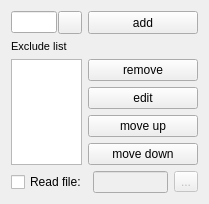
             <widget class="QWidget" name="exclude_user">
              <property name="geometry">
               <rect>
                <x>0</x>
                <y>0</y>
                <width>209</width>
                <height>203</height>
               </rect>
              </property>
              <attribute name="label">
               <string>User Defined</string>
              </attribute>
              <layout class="QGridLayout" name="gridLayout_6">
               <item row="0" column="0">
                <layout class="QHBoxLayout" name="horizontalLayout_4">
                 <property name="spacing">
                  <number>1</number>
                 </property>
                 <item>
                  <widget class="QLineEdit" name="lineEdit_excludeAdd">
                   <property name="font">
                    <font>
                     <weight>50</weight>
                     <bold>false</bold>
                    </font>
                   </property>
                   <property name="toolTip">
                    <string>Enter here file, folder or pattern and then press the &quot;add&quot; button to add it to the exclude list
* - matches any non-empty component (it stops at slashes)
** - matches anything, including slashes
? - matches any character except a slash
trailing dir_name/*** - matches both the directory &amp; everything in it
starting / - pattern is anchored to a particular spot in the hierarchy of the transfer (normaly this is the &quot;source&quot;)
trailing / - only directory is matched, not regular files, symlinks or devices</string>
                   </property>
                  </widget>
                 </item>
                 <item>
                  <widget class="QToolButton" name="toolButton_excludeAddPattern">
                   <property name="font">
                    <font>
                     <weight>50</weight>
                     <bold>false</bold>
                    </font>
                   </property>
                   <property name="cursor">
                    <cursorShape>PointingHandCursor</cursorShape>
                   </property>
                   <property name="toolTip">
                    <string>launch the pattern editor</string>
                   </property>
                   <property name="text">
                    <string/>
                   </property>
                   <property name="icon">
                    <iconset resource="../resources/luckybackup.qrc">
                     <normaloff>:/luckyPrefix/pattern.png</normaloff>:/luckyPrefix/pattern.png</iconset>
                   </property>
                  </widget>
                 </item>
                </layout>
               </item>
               <item row="0" column="1">
                <widget class="QPushButton" name="pushButton_excludeAdd">
                 <property name="sizePolicy">
                  <sizepolicy hsizetype="Minimum" vsizetype="Minimum">
                   <horstretch>0</horstretch>
                   <verstretch>0</verstretch>
                  </sizepolicy>
                 </property>
                 <property name="minimumSize">
                  <size>
                   <width>110</width>
                   <height>0</height>
                  </size>
                 </property>
                 <property name="maximumSize">
                  <size>
                   <width>16777215</width>
                   <height>16777215</height>
                  </size>
                 </property>
                 <property name="font">
                  <font>
                   <weight>50</weight>
                   <bold>false</bold>
                  </font>
                 </property>
                 <property name="cursor">
                  <cursorShape>PointingHandCursor</cursorShape>
                 </property>
                 <property name="toolTip">
                  <string>Add exclusion as entered in the next field</string>
                 </property>
                 <property name="text">
                  <string>add</string>
                 </property>
                 <property name="icon">
                  <iconset resource="../resources/luckybackup.qrc">
                   <normaloff>:/luckyPrefix/add.png</normaloff>:/luckyPrefix/add.png</iconset>
                 </property>
                </widget>
               </item>
               <item row="1" column="0">
                <widget class="QLabel" name="label_excludelist">
                 <property name="font">
                  <font>
                   <pointsize>8</pointsize>
                   <weight>50</weight>
                   <bold>false</bold>
                  </font>
                 </property>
                 <property name="text">
                  <string>Exclude list</string>
                 </property>
                 <property name="alignment">
                  <set>Qt::AlignLeading|Qt::AlignLeft|Qt::AlignVCenter</set>
                 </property>
                </widget>
               </item>
               <item row="2" column="0" rowspan="5">
                <widget class="QListWidget" name="listWidget_exclude">
                 <property name="sizePolicy">
                  <sizepolicy hsizetype="Expanding" vsizetype="Expanding">
                   <horstretch>0</horstretch>
                   <verstretch>0</verstretch>
                  </sizepolicy>
                 </property>
                 <property name="minimumSize">
                  <size>
                   <width>0</width>
                   <height>100</height>
                  </size>
                 </property>
                 <property name="font">
                  <font>
                   <weight>50</weight>
                   <bold>false</bold>
                  </font>
                 </property>
                 <property name="cursor" stdset="0">
                  <cursorShape>PointingHandCursor</cursorShape>
                 </property>
                 <property name="toolTip">
                  <string>Exclude list</string>
                 </property>
                </widget>
               </item>
               <item row="2" column="1">
                <widget class="QPushButton" name="pushButton_excludeRemove">
                 <property name="sizePolicy">
                  <sizepolicy hsizetype="Minimum" vsizetype="Minimum">
                   <horstretch>0</horstretch>
                   <verstretch>0</verstretch>
                  </sizepolicy>
                 </property>
                 <property name="minimumSize">
                  <size>
                   <width>110</width>
                   <height>0</height>
                  </size>
                 </property>
                 <property name="maximumSize">
                  <size>
                   <width>16777215</width>
                   <height>16777215</height>
                  </size>
                 </property>
                 <property name="font">
                  <font>
                   <weight>50</weight>
                   <bold>false</bold>
                  </font>
                 </property>
                 <property name="cursor">
                  <cursorShape>PointingHandCursor</cursorShape>
                 </property>
                 <property name="toolTip">
                  <string>Remove highlighted exclusion from list</string>
                 </property>
                 <property name="text">
                  <string>remove</string>
                 </property>
                 <property name="icon">
                  <iconset resource="../resources/luckybackup.qrc">
                   <normaloff>:/luckyPrefix/remove.png</normaloff>:/luckyPrefix/remove.png</iconset>
                 </property>
                </widget>
               </item>
               <item row="3" column="1">
                <widget class="QPushButton" name="pushButton_editExclude">
                 <property name="cursor">
                  <cursorShape>PointingHandCursor</cursorShape>
                 </property>
                 <property name="toolTip">
                  <string>Edit highlighted inclusion</string>
                 </property>
                 <property name="text">
                  <string>edit</string>
                 </property>
                 <property name="icon">
                  <iconset resource="../resources/luckybackup.qrc">
                   <normaloff>:/luckyPrefix/rename.png</normaloff>:/luckyPrefix/rename.png</iconset>
                 </property>
                </widget>
               </item>
               <item row="4" column="1">
                <widget class="QPushButton" name="pushButton_moveUpExclude">
                 <property name="cursor">
                  <cursorShape>PointingHandCursor</cursorShape>
                 </property>
                 <property name="toolTip">
                  <string>Move highlighted inclusion up</string>
                 </property>
                 <property name="text">
                  <string>move up</string>
                 </property>
                 <property name="icon">
                  <iconset resource="../resources/luckybackup.qrc">
                   <normaloff>:/luckyPrefix/up.png</normaloff>:/luckyPrefix/up.png</iconset>
                 </property>
                </widget>
               </item>
               <item row="5" column="1">
                <widget class="QPushButton" name="pushButton_moveDownExclude">
                 <property name="cursor">
                  <cursorShape>PointingHandCursor</cursorShape>
                 </property>
                 <property name="toolTip">
                  <string>Move highlighted inclusion down</string>
                 </property>
                 <property name="text">
                  <string>move down</string>
                 </property>
                 <property name="icon">
                  <iconset resource="../resources/luckybackup.qrc">
                   <normaloff>:/luckyPrefix/down.png</normaloff>:/luckyPrefix/down.png</iconset>
                 </property>
                </widget>
               </item>
               <item row="6" column="1">
                <spacer name="verticalSpacer_4">
                 <property name="orientation">
                  <enum>Qt::Vertical</enum>
                 </property>
                 <property name="sizeHint" stdset="0">
                  <size>
                   <width>20</width>
                   <height>40</height>
                  </size>
                 </property>
                </spacer>
               </item>
               <item row="7" column="0" colspan="2">
                <layout class="QHBoxLayout" name="horizontalLayout_7">
                 <item>
                  <widget class="QCheckBox" name="checkBox_excludeFile">
                   <property name="cursor">
                    <cursorShape>PointingHandCursor</cursorShape>
                   </property>
                   <property name="toolTip">
                    <string>Read exclude patterns from file</string>
                   </property>
                   <property name="text">
                    <string>Read file:</string>
                   </property>
                  </widget>
                 </item>
                 <item>
                  <widget class="QLineEdit" name="lineEdit_excludeFile">
                   <property name="enabled">
                    <bool>false</bool>
                   </property>
                   <property name="toolTip">
                    <string>filename</string>
                   </property>
                  </widget>
                 </item>
                 <item>
                  <widget class="QToolButton" name="toolButton_excludeFile">
                   <property name="enabled">
                    <bool>false</bool>
                   </property>
                   <property name="toolTip">
                    <string>browse</string>
                   </property>
                   <property name="text">
                    <string>...</string>
                   </property>
                   <property name="icon">
                    <iconset resource="../resources/luckybackup.qrc">
                     <normaloff>:/luckyPrefix/fileopen.png</normaloff>:/luckyPrefix/fileopen.png</iconset>
                   </property>
                  </widget>
                 </item>
                </layout>
               </item>
              </layout>
             </widget>
